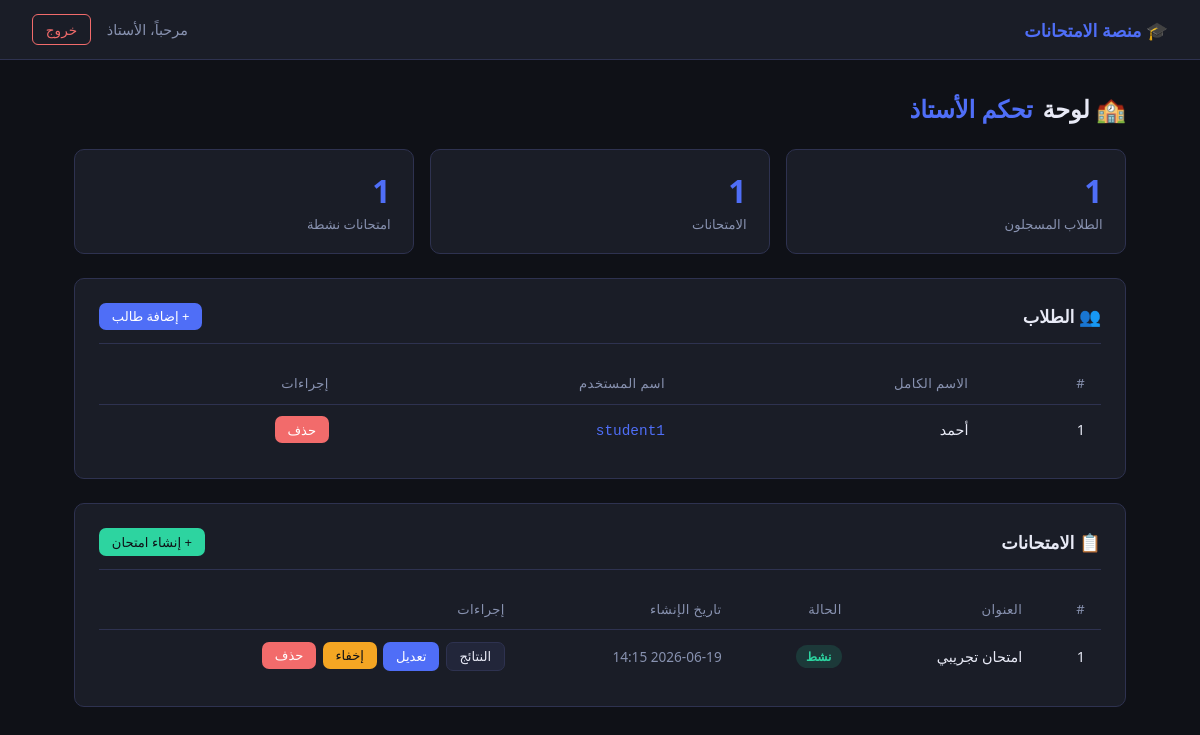
/teacher (signed in), run on the app's committed database.
### tables this page shows
CREATE TABLE users (
            id        INTEGER PRIMARY KEY AUTOINCREMENT,
            username  TEXT UNIQUE NOT NULL,
            password  TEXT NOT NULL,
            role      TEXT NOT NULL CHECK(role IN ('teacher','student')),
            full_name TEXT
        );

CREATE TABLE exams (
            id          INTEGER PRIMARY KEY AUTOINCREMENT,
            title       TEXT NOT NULL,
            description TEXT,
            created_at  TEXT DEFAULT (datetime('now')),
            is_active   INTEGER DEFAULT 1
        );

### app.py (the view)
@app.route('/teacher')
@teacher_required
def teacher_dashboard():
    with get_db() as db:
        students = db.execute("SELECT * FROM users WHERE role='student' ORDER BY id DESC").fetchall()
        exams    = db.execute("SELECT * FROM exams ORDER BY created_at DESC").fetchall()
    return render_template('teacher_dashboard.html', students=students, exams=exams)

### app.py (called while the page is built)
def get_db():
    conn = sqlite3.connect(DB_PATH)
    conn.row_factory = sqlite3.Row
    return conn

def teacher_required(f):
    @wraps(f)
    def w(*a, **kw):
        if session.get('role') != 'teacher':
            return redirect(url_for('login'))
        return f(*a, **kw)
    return w

### templates/teacher_dashboard.html (shortened to what this page needs)
<!DOCTYPE html>
<html lang="ar" dir="rtl">
<head>
  <link rel="stylesheet" href="{{ url_for('static', filename='css/style.css') }}">
</head>
<body>
<nav>
  <div class="nav-brand">🎓 منصة الامتحانات</div>
  <div class="nav-user">
    <span>مرحباً، {{ session.full_name }}</span>
    <a href="/logout">خروج</a>
  </div>
</nav>
<div class="container">
  <div class="page-title">🏫 لوحة <span>تحكم الأستاذ</span></div>
  <div class="stats-grid">
    <div class="stat-card">
      <div class="val">{{ students|length }}</div>
      <div class="lbl">الطلاب المسجلون</div>
    </div>
    <div class="stat-card">
      <div class="val">{{ exams|length }}</div>
      <div class="lbl">الامتحانات</div>
    </div>
    <div class="stat-card">
      <div class="val">{{ exams|selectattr('is_active','equalto',1)|list|length }}</div>
      <div class="lbl">امتحانات نشطة</div>
    </div>
  </div>
  <div class="card">
    <div class="card-header">
      <span class="card-title">👥 الطلاب</span>
      <button class="btn btn-primary btn-sm" onclick="document.getElementById('modal-student').classList.add('open')">
        + إضافة طالب
      </button>
    </div>
    {% if students %}
    <table>
      <thead>
        <tr>
          <th>#</th>
          <th>الاسم الكامل</th>
          <th>اسم المستخدم</th>
          <th>إجراءات</th>
        </tr>
      </thead>
      <tbody>
        {% for s in students %}
        <tr>
          <td>{{ loop.index }}</td>
          <td>{{ s.full_name }}</td>
          <td><code style="color:var(--accent)">{{ s.username }}</code></td>
          <td>
            <form method="POST" action="/teacher/students/delete/{{ s.id }}" style="display:inline"
                  onsubmit="return confirm('حذف هذا الطالب؟')">
              <button class="btn btn-danger btn-sm">حذف</button>
            </form>
          </td>
        </tr>
        {% endfor %}
      </tbody>
    </table>
    {% else %}
    <div class="empty">لا يوجد طلاب مسجلون بعد</div>
    {% endif %}
  </div>
  <div class="card">
    <div class="card-header">
      <span class="card-title">📋 الامتحانات</span>
      <a href="/teacher/exams/create" class="btn btn-success btn-sm">+ إنشاء امتحان</a>
    </div>
    {% if exams %}
    <table>
      <thead>
        <tr>
          <th>#</th>
          <th>العنوان</th>
          <th>الحالة</th>
          <th>تاريخ الإنشاء</th>
          <th>إجراءات</th>
        </tr>
      </thead>
      <tbody>
        {% for e in exams %}
        <tr>
          <td>{{ loop.index }}</td>
          <td>{{ e.title }}</td>
          <td>
            {% if e.is_active %}
              <span class="badge badge-green">نشط</span>
            {% else %}
              <span class="badge badge-red">مخفي</span>
            {% endif %}
          </td>
          <td style="color:var(--muted); font-size:.85rem;">{{ e.created_at[:16] }}</td>
          <td style="display:flex; gap:.4rem; flex-wrap:wrap;">
            <a href="/teacher/exams/{{ e.id }}/results" class="btn btn-ghost btn-sm">النتائج</a>
            <a href="/teacher/exams/{{ e.id }}/edit"    class="btn btn-primary btn-sm">تعديل</a>
            <form method="POST" action="/teacher/exams/{{ e.id }}/toggle" style="display:inline">
              <button class="btn btn-warn btn-sm">
                {{ 'إخفاء' if e.is_active else 'إظهار' }}
              </button>
            </form>
            <form method="POST" action="/teacher/exams/{{ e.id }}/delete" style="display:inline"
                  onsubmit="return confirm('حذف هذا الامتحان نهائياً؟')">
              <button class="btn btn-danger btn-sm">حذف</button>
            </form>
          </td>
        </tr>
        {% endfor %}
      </tbody>
    </table>
    {% else %}
    <div class="empty">لا توجد امتحانات بعد – أنشئ أول امتحان الآن</div>
    {% endif %}
  </div>
</div>
</body>
</html>

### static/css/style.css (style rules this page uses)
:root { --bg: #0f1117; --surface: #1a1d27; --surface2: #22263a; --border: #2e3250; --accent: #4f6ef7; --accent-dim: #3a52c4; --success: #2dd4a0; --danger: #f26b6b; --warn: #f5a623; --text: #e8eaf6; --muted: #8892b0; --radius: 10px; --font: 'Segoe UI', Tahoma, Arial, sans-serif; }
* { box-sizing: border-box; margin: 0; padding: 0; }
body { font-family: var(--font); background: var(--bg); color: var(--text); direction: rtl; min-height: 100vh; }
nav { background: var(--surface); border-bottom: 1px solid var(--border); padding: 0 2rem; display: flex; align-items: center; justify-content: space-between; height: 60px; position: sticky; top: 0; z-index: 100; }
.nav-brand { font-size: 1.1rem; font-weight: 700; color: var(--accent); display: flex; align-items: center; gap: .5rem; }
.nav-user { display: flex; align-items: center; gap: 1rem; font-size: .9rem; color: var(--muted); }
.nav-user a { color: var(--danger); text-decoration: none; font-size: .85rem; border: 1px solid var(--danger); padding: .3rem .8rem; border-radius: 6px; transition: background .2s; }
.container { max-width: 1100px; margin: 0 auto; padding: 2rem 1.5rem; }
.card { background: var(--surface); border: 1px solid var(--border); border-radius: var(--radius); padding: 1.5rem; margin-bottom: 1.5rem; }
.card-header { display: flex; align-items: center; justify-content: space-between; margin-bottom: 1.2rem; padding-bottom: .8rem; border-bottom: 1px solid var(--border); }
.card-title { font-size: 1.1rem; font-weight: 600; }
.btn { display: inline-flex; align-items: center; gap: .4rem; padding: .5rem 1.2rem; border-radius: 7px; border: none; cursor: pointer; font-size: .9rem; font-family: var(--font); font-weight: 500; transition: opacity .2s, transform .1s; text-decoration: none; }
.btn-primary { background: var(--accent); color: #fff; }
.btn-success { background: var(--success); color: #0f1117; }
.btn-danger { background: var(--danger); color: #fff; }
.btn-ghost { background: var(--surface2); color: var(--text); border: 1px solid var(--border); }
.btn-warn { background: var(--warn); color: #0f1117; }
.btn-sm { padding: .3rem .8rem; font-size: .82rem; }
table { width: 100%; border-collapse: collapse; font-size: .9rem; }
th, td { padding: .7rem 1rem; border-bottom: 1px solid var(--border); text-align: right; }
th { color: var(--muted); font-weight: 500; font-size: .82rem; text-transform: uppercase; letter-spacing:.03em; }
tr:last-child td { border-bottom: none; }
.badge { display: inline-block; padding: .2rem .65rem; border-radius: 99px; font-size: .75rem; font-weight: 600; }
.badge-green { background: rgba(45,212,160,.15); color: var(--success); }
.stats-grid { display: grid; grid-template-columns: repeat(auto-fit, minmax(160px,1fr)); gap: 1rem; margin-bottom: 1.5rem; }
.stat-card { background: var(--surface); border: 1px solid var(--border); border-radius: var(--radius); padding: 1.2rem 1.4rem; }
.stat-card .val { font-size: 2rem; font-weight: 700; color: var(--accent); }
.stat-card .lbl { font-size: .82rem; color: var(--muted); margin-top: .2rem; }
.page-title { font-size: 1.5rem; font-weight: 700; margin-bottom: 1.5rem; display: flex; align-items: center; gap: .6rem; }
.page-title span { color: var(--accent); }

### data on the page
users: full_name "أحمد", username "student1"
exams: title "امتحان تجريبي", shows "نشط", created_at "2026-06-19 14:15", is_active "إخفاء"

### other printed values
{{ session.full_name }} "الأستاذ"
{{ students|length }} "1"
{{ exams|length }} "1"
{{ exams|selectattr('is_active','equalto',1)|list|length }} "1"
